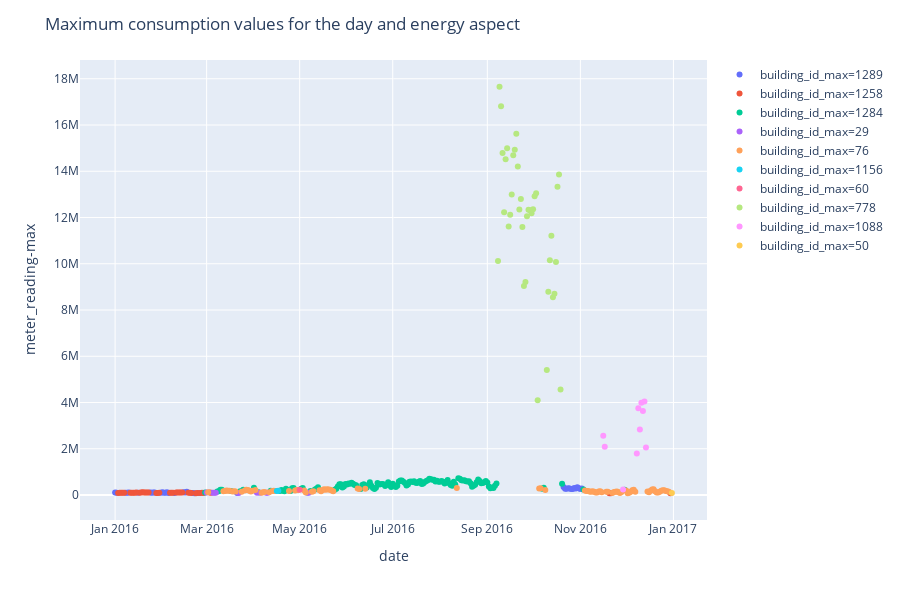

The code cell stored with this chart in its notebook:
### Code cell
daily_train_chilledwater = daily_train_agg[daily_train_agg['meter']=='chilledwater'].copy()
daily_train_chilledwater['building_id_max'] = pd.Categorical(daily_train_chilledwater['building_id_max'])
fig_daily_chilledwater = px.scatter(daily_train_chilledwater,
                                    x='date',
                                    y='meter_reading-max',  
                                    color='building_id_max', 
                                    render_mode='svg')
fig_daily_chilledwater.update_layout(title='Maximum consumption values for the day and energy aspect')
fig_daily_chilledwater.show()

### Figure 1 — Plotly figure (JSON) as saved in the notebook; plotly's stock layout.template omitted (floating-point values rounded to 4 significant figures; data arrays with more than 128 entries replaced by an {"elided": "..."} marker saying what was removed)
{"data": [{"hoverlabel": {"namelength": 0}, "hovertemplate": "building_id_max=1289<br>date=%{x}<br>meter_reading-max=%{y}", "legendgroup": "building_id_max=1289", "marker": {"color": "#636efa", "symbol": "circle"}, "mode": "markers", "name": "building_id_max=1289", "showlegend": true, "type": "scatter", "x": ["2016-01-01", "2016-01-02", "2016-01-08", "2016-01-09", "2016-01-10", "2016-01-16", "2016-01-24", "2016-01-25", "2016-01-26", "2016-01-27", "2016-01-31", "2016-02-01", "2016-02-02", "2016-02-03", "2016-02-04", "2016-02-05", "2016-02-09", "2016-02-15", "2016-02-16", "2016-02-17", "2016-02-21", "2016-02-22", "2016-02-25", "2016-03-21", "2016-05-06", "2016-10-21", "2016-10-22", "2016-10-23", "2016-10-24", "2016-10-25", "2016-10-26", "2016-10-27", "2016-10-28", "2016-10-29", "2016-10-30", "2016-10-31", "2016-11-01", "2016-11-02"], "xaxis": "x", "y": [104200.0, 98190.0, 97710.0, 100200.0, 106300.0, 103300.0, 112200.0, 101600.0, 110600.0, 107900.0, 103600.0, 115800.0, 97460.0, 94660.0, 115100.0, 91150.0, 85420.0, 121800.0, 110300.0, 136600.0, 90410.0, 79860.0, 84640.0, 88170.0, 98840.0, 348900.0, 274500.0, 273100.0, 294000.0, 281000.0, 261300.0, 263900.0, 302900.0, 287300.0, 332600.0, 289900.0, 261400.0, 283500.0], "yaxis": "y"}, {"hoverlabel": {"namelength": 0}, "hovertemplate": "building_id_max=1258<br>date=%{x}<br>meter_reading-max=%{y}", "legendgroup": "building_id_max=1258", "marker": {"color": "#EF553B", "symbol": "circle"}, "mode": "markers", "name": "building_id_max=1258", "showlegend": true, "type": "scatter", "x": ["2016-01-03", "2016-01-04", "2016-01-05", "2016-01-06", "2016-01-07", "2016-01-11", "2016-01-12", "2016-01-13", "2016-01-14", "2016-01-15", "2016-01-17", "2016-01-18", "2016-01-19", "2016-01-20", "2016-01-21", "2016-01-22", "2016-01-23", "2016-01-28", "2016-01-29", "2016-01-30", "2016-02-06", "2016-02-07", "2016-02-08", "2016-02-10", "2016-02-11", "2016-02-12", "2016-02-13", "2016-02-14", "2016-02-18", "2016-02-19", "2016-02-20", "2016-02-23", "2016-02-24", "2016-02-26", "2016-02-27", "2016-02-28", "2016-03-03", "2016-03-04", "2016-11-20", "2016-11-21", "2016-12-30"], "xaxis": "x", "y": [83890.0, 96510.0, 102100.0, 100300.0, 102400.0, 99080.0, 103100.0, 103000.0, 101700.0, 105300.0, 95790.0, 107000.0, 115300.0, 113700.0, 109400.0, 111400.0, 105700.0, 92200.0, 92290.0, 96900.0, 98520.0, 94920.0, 98180.0, 113300.0, 112300.0, 112000.0, 113600.0, 109400.0, 99050.0, 103200.0, 91160.0, 77370.0, 89710.0, 86410.0, 102300.0, 91320.0, 104400.0, 100100.0, 81080.0, 77080.0, 81500.0], "yaxis": "y"}, {"hoverlabel": {"namelength": 0}, "hovertemplate": "building_id_max=1284<br>date=%{x}<br>meter_reading-max=%{y}", "legendgroup": "building_id_max=1284", "marker": {"color": "#00cc96", "symbol": "circle"}, "mode": "markers", "name": "building_id_max=1284", "showlegend": true, "type": "scatter", "x": {"elided": "134 str values"}, "xaxis": "x", "y": {"elided": "134 float values"}, "yaxis": "y"}, {"hoverlabel": {"namelength": 0}, "hovertemplate": "building_id_max=29<br>date=%{x}<br>meter_reading-max=%{y}", "legendgroup": "building_id_max=29", "marker": {"color": "#ab63fa", "symbol": "circle"}, "mode": "markers", "name": "building_id_max=29", "showlegend": true, "type": "scatter", "x": ["2016-03-01", "2016-03-05", "2016-03-06", "2016-03-07", "2016-03-22", "2016-04-03", "2016-04-05", "2016-04-09", "2016-04-10", "2016-05-07"], "xaxis": "x", "y": [104300.0, 94720.0, 94000.0, 96450.0, 91510.0, 94130.0, 101900.0, 93660.0, 95100.0, 98100.0], "yaxis": "y"}, {"hoverlabel": {"namelength": 0}, "hovertemplate": "building_id_max=76<br>date=%{x}<br>meter_reading-max=%{y}", "legendgroup": "building_id_max=76", "marker": {"color": "#FFA15A", "symbol": "circle"}, "mode": "markers", "name": "building_id_max=76", "showlegend": true, "type": "scatter", "x": ["2016-03-02", "2016-03-12", "2016-03-13", "2016-03-14", "2016-03-15", "2016-03-16", "2016-03-18", "2016-03-19", "2016-03-20", "2016-03-24", "2016-03-26", "2016-03-27", "2016-03-28", "2016-03-29", "2016-03-30", "2016-03-31", "2016-04-02", "2016-04-06", "2016-04-07", "2016-04-08", "2016-04-11", "2016-04-13", "2016-04-14", "2016-04-15", "2016-04-24", "2016-04-28", "2016-04-29", "2016-04-30", "2016-05-04", "2016-05-05", "2016-05-09", "2016-05-10", "2016-05-14", "2016-05-15", "2016-05-16", "2016-05-17", "2016-05-18", "2016-05-19", "2016-05-20", "2016-05-21", "2016-05-22", "2016-05-23", "2016-06-08", "2016-06-09", "2016-06-13", "2016-08-12", "2016-10-05", "2016-10-06", "2016-10-09", "2016-11-04", "2016-11-05", "2016-11-06", "2016-11-07", "2016-11-08", "2016-11-09", "2016-11-10", "2016-11-11", "2016-11-12", "2016-11-13", "2016-11-14", "2016-11-15", "2016-11-18", "2016-11-19", "2016-11-22", "2016-11-23", "2016-11-24", "2016-11-25", "2016-11-26", "2016-11-27", "2016-11-28", "2016-12-01", "2016-12-02", "2016-12-03", "2016-12-04", "2016-12-05", "2016-12-06", "2016-12-07", "2016-12-15", "2016-12-16", "2016-12-17", "2016-12-18", "2016-12-19", "2016-12-20", "2016-12-21", "2016-12-22", "2016-12-23", "2016-12-24", "2016-12-25", "2016-12-26", "2016-12-27", "2016-12-28", "2016-12-29"], "xaxis": "x", "y": [118100.0, 165300.0, 172600.0, 197500.0, 185200.0, 183200.0, 157300.0, 163300.0, 155100.0, 145400.0, 200300.0, 228100.0, 218000.0, 186200.0, 152800.0, 190300.0, 217500.0, 96960.0, 122600.0, 126200.0, 119900.0, 175800.0, 185500.0, 173900.0, 171000.0, 200500.0, 222400.0, 212300.0, 194300.0, 106600.0, 137600.0, 167900.0, 204800.0, 165900.0, 217000.0, 249700.0, 233300.0, 250000.0, 239600.0, 228100.0, 198300.0, 165500.0, 277500.0, 264400.0, 272700.0, 308300.0, 287400.0, 288900.0, 215400.0, 197200.0, 170100.0, 174800.0, 157200.0, 142900.0, 159000.0, 141300.0, 113200.0, 107800.0, 157318, 166600.0, 119300.0, 138000.0, 139300.0, 89950.0, 136500.0, 142400.0, 152200.0, 116500.0, 92780.0, 129800.0, 194200.0, 81550.0, 96320.0, 147200.0, 209200.0, 229000.0, 139700.0, 148600.0, 120500.0, 187500.0, 239600.0, 248300.0, 163300.0, 105600.0, 105600.0, 141600.0, 180600.0, 202400.0, 206100.0, 172400.0, 167400.0, 144800.0], "yaxis": "y"}, {"hoverlabel": {"namelength": 0}, "hovertemplate": "building_id_max=1156<br>date=%{x}<br>meter_reading-max=%{y}", "legendgroup": "building_id_max=1156", "marker": {"color": "#19d3f3", "symbol": "circle"}, "mode": "markers", "name": "building_id_max=1156", "showlegend": true, "type": "scatter", "x": ["2016-04-16", "2016-04-17"], "xaxis": "x", "y": [173800.0, 188000.0], "yaxis": "y"}, {"hoverlabel": {"namelength": 0}, "hovertemplate": "building_id_max=60<br>date=%{x}<br>meter_reading-max=%{y}", "legendgroup": "building_id_max=60", "marker": {"color": "#FF6692", "symbol": "circle"}, "mode": "markers", "name": "building_id_max=60", "showlegend": true, "type": "scatter", "x": ["2016-05-01"], "xaxis": "x", "y": [229300.0], "yaxis": "y"}, {"hoverlabel": {"namelength": 0}, "hovertemplate": "building_id_max=778<br>date=%{x}<br>meter_reading-max=%{y}", "legendgroup": "building_id_max=778", "marker": {"color": "#B6E880", "symbol": "circle"}, "mode": "markers", "name": "building_id_max=778", "showlegend": true, "type": "scatter", "x": ["2016-09-08", "2016-09-09", "2016-09-10", "2016-09-11", "2016-09-12", "2016-09-13", "2016-09-14", "2016-09-15", "2016-09-16", "2016-09-17", "2016-09-18", "2016-09-19", "2016-09-20", "2016-09-21", "2016-09-22", "2016-09-23", "2016-09-24", "2016-09-25", "2016-09-26", "2016-09-27", "2016-09-28", "2016-09-29", "2016-09-30", "2016-10-01", "2016-10-02", "2016-10-03", "2016-10-04", "2016-10-10", "2016-10-11", "2016-10-12", "2016-10-13", "2016-10-14", "2016-10-15", "2016-10-16", "2016-10-17", "2016-10-18", "2016-10-19"], "xaxis": "x", "y": [10122700, 17654966, 16815506, 14794231, 12231095, 14521837, 14991545, 11617239, 12123555, 12993775, 14696231, 14931564, 15617309, 14203782, 12351834, 12803935, 11595066, 9034653, 9212485, 12054147, 12340896, 12315860, 12183743, 12362908, 12914671, 13052002, 4093785, 5410000.0, 8792932, 10153329, 11206787, 8550955, 8706718, 10080703, 13325371, 13861170, 4565362], "yaxis": "y"}, {"hoverlabel": {"namelength": 0}, "hovertemplate": "building_id_max=1088<br>date=%{x}<br>meter_reading-max=%{y}", "legendgroup": "building_id_max=1088", "marker": {"color": "#FF97FF", "symbol": "circle"}, "mode": "markers", "name": "building_id_max=1088", "showlegend": true, "type": "scatter", "x": ["2016-11-16", "2016-11-17", "2016-11-29", "2016-12-08", "2016-12-09", "2016-12-10", "2016-12-11", "2016-12-12", "2016-12-13", "2016-12-14"], "xaxis": "x", "y": [2567000.0, 2086000.0, 244200.0, 1797000.0, 3758000.0, 2839000.0, 3995541, 3629000.0, 4045015, 2053000.0], "yaxis": "y"}, {"hoverlabel": {"namelength": 0}, "hovertemplate": "building_id_max=50<br>date=%{x}<br>meter_reading-max=%{y}", "legendgroup": "building_id_max=50", "marker": {"color": "#FECB52", "symbol": "circle"}, "mode": "markers", "name": "building_id_max=50", "showlegend": true, "type": "scatter", "x": ["2016-12-31"], "xaxis": "x", "y": [82560.0], "yaxis": "y"}], "layout": {"height": 600, "legend": {"tracegroupgap": 0}, "margin": {"t": 60}, "title": {"text": "Maximum consumption values for the day and energy aspect"}, "xaxis": {"anchor": "y", "domain": [0, 1], "title": {"text": "date"}}, "yaxis": {"anchor": "x", "domain": [0, 1], "title": {"text": "meter_reading-max"}}}}
